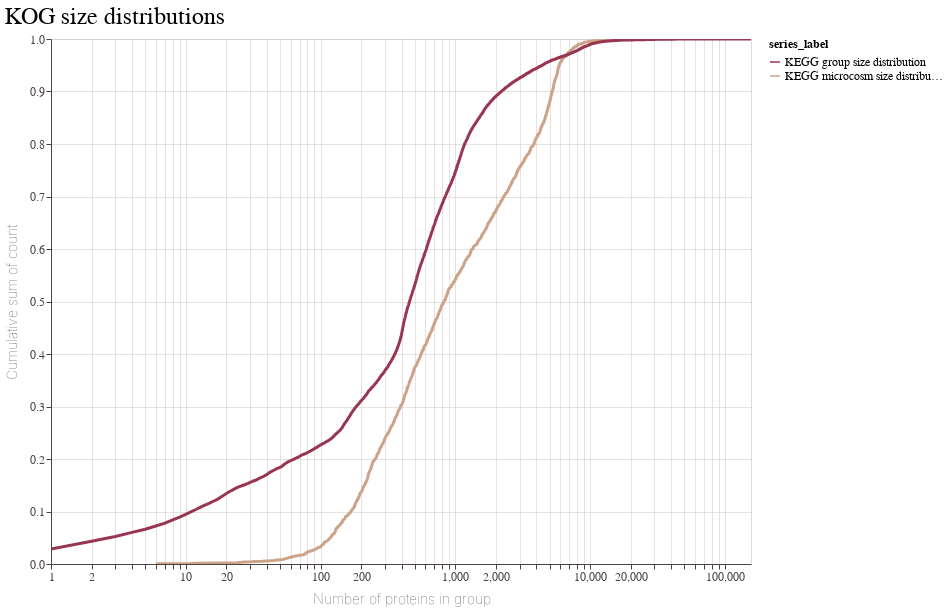

Notebook source saved alongside this figure:
### Code cell
plot, data1 = plot_cumsum_counts(microcosm_sizes, title='KEGG microcosm size distribution', plot_type='default')
plot, data2 = plot_cumsum_counts(kog_original_sizes, title='KEGG group size distribution', plot_type='default')
all_data = pd.concat([data1, data2])
plot, data = plot_cumsum_counts(all_data, formatted_data=True, title='KOG size distributions', plot_type='default', x_label = "Number of proteins in group")
plot

### Figure 1 — Vega-Lite specification as saved in the notebook (floating-point values rounded to 4 significant figures; data arrays with more than 128 entries replaced by an {"elided": "..."} marker saying what was removed)
{"config": {"view": {"width": 700, "height": 525}, "title": {"fontSize": 24, "font": "Nunito", "fontWeight": 400, "anchor": "start", "color": "#000000"}, "axisX": {"domain": true, "domainColor": "#4c4443", "domainWidth": 1, "grid": true, "gridColor": "#cec5c1", "gridWidth": 0.5, "labelFont": "NanumGothic", "labelFontSize": 12, "labelColor": "#4c4443", "labelAngle": 0, "labelFlush": false, "tickColor": "#4c4443", "tickSize": 5, "titleFont": "NanumGothic", "titleFontWeight": 100, "titleColor": "#4c4443", "titleFontSize": 14, "titlePadding": 10}, "axisY": {"domain": true, "domainColor": "#4c4443", "domainWidth": 1, "grid": true, "gridColor": "#cec5c1", "gridWidth": 0.5, "labelFont": "NanumGothic", "labelFontSize": 12, "labelColor": "#4c4443", "labelAngle": 0, "tickColor": "#4c4443", "tickSize": 5, "titleFont": "NanumGothic", "titleFontWeight": 100, "titleColor": "#4c4443", "titleFontSize": 14, "titlePadding": 10}, "header": {"labelFont": "NanumGothic", "labelFontSize": 16, "titleFont": "NanumGothic", "titleFontSize": 16}, "range": {"category": ["#983550", "#cca389", "#c4ced4", "#6276ba", "#b25652", "#d8c7be", "#95b5c7", "#5e51ad", "#c27c63", "#e2d9e2", "#7297c1"], "diverging": ["#983550", "#cca389", "#c4ced4", "#6276ba", "#b25652", "#d8c7be", "#95b5c7", "#5e51ad", "#c27c63", "#e2d9e2", "#7297c1"], "sequential": ["#983550", "#cca389", "#c4ced4", "#6276ba", "#b25652", "#d8c7be", "#95b5c7", "#5e51ad", "#c27c63", "#e2d9e2", "#7297c1"]}, "legend": {"labelFont": "NanumGothic", "labelFontSize": 12, "symbolSize": 100, "titleFont": "NanumGothic", "titleFontSize": 12}, "area": {"fill": "#d8c7be"}, "circle": {"fill": "#d8c7be", "size": 40, "opacity": 1, "strokeWidth": 0.2, "stroke": "#4c4443", "scheme": "category20b"}, "line": {"color": "#d8c7be", "stroke": "#d8c7be", "strokeWidth": 1.5}, "trail": {"color": "#d8c7be", "stroke": "#d8c7be", "strokeWidth": 0, "size": 1}, "path": {"stroke": "#d8c7be", "strokeWidth": 0.5}, "point": {"color": "#d8c7be", "size": 40, "strokeWidth": 0.5}, "text": {"font": "NanumGothic", "color": "#d8c7be", "fontSize": 11, "align": "right", "size": 14}, "rule": {"color": "#b3aaa7"}, "bar": {"binSpacing": 1, "continuousBandSize": 10, "fill": "#d8c7be", "stroke": false}, "tick": {"color": "#d8c7be"}}, "layer": [{"mark": {"type": "line", "color": "#c4ced4", "strokeWidth": 3}, "encoding": {"color": {"field": "series_label", "type": "nominal"}, "tooltip": [{"field": "series_label", "type": "nominal"}, {"field": "Number of proteins in group", "type": "quantitative"}, {"field": "count", "type": "quantitative"}, {"field": "frac_cumsum", "type": "quantitative"}], "x": {"field": "Number of proteins in group", "scale": {"domain": [1, 156300.0], "type": "log"}, "title": "Number of proteins in group", "type": "quantitative"}, "y": {"axis": {"labelAlign": "right"}, "field": "frac_cumsum", "scale": {"domain": [0, 1]}, "title": "Cumulative sum of count", "type": "quantitative"}}, "name": "view_3", "title": "KOG size distributions"}], "data": {"name": "data-b4388e0b72b3380c5ba56ed3b2c15c07"}, "params": [{"name": "param_9", "select": {"type": "interval", "encodings": ["x", "y"]}, "bind": "scales", "views": ["view_3"]}], "resolve": {"scale": {"y": "independent"}}, "$schema": "https://vega.github.io/schema/vega-lite/v5.17.0.json", "datasets": {"data-b4388e0b72b3380c5ba56ed3b2c15c07": {"elided": "5883 records"}}}
